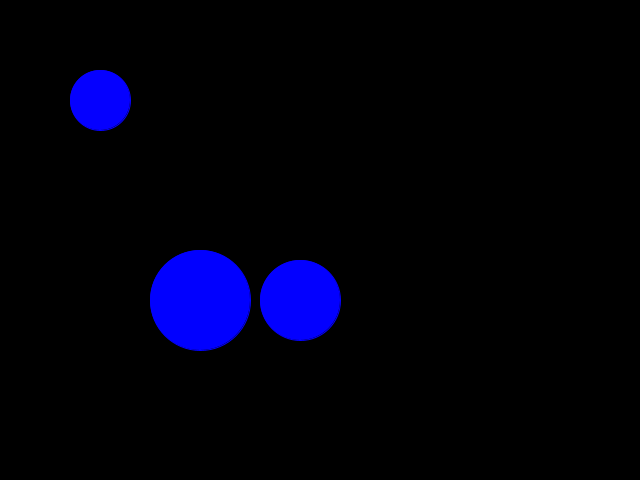
Frame 1 (no input)
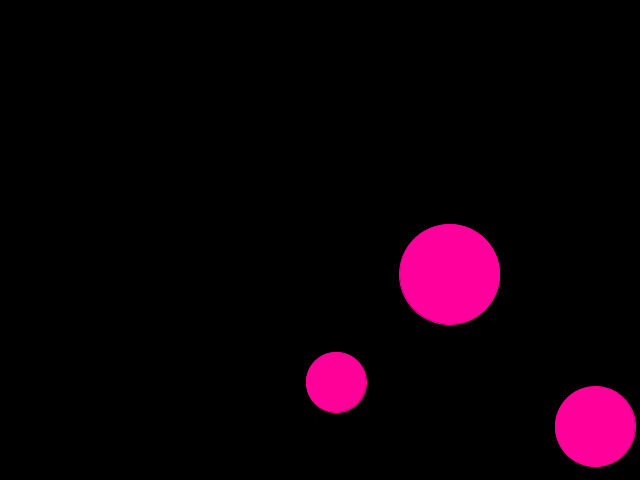
Frame 60 (the mouse pressed at the canvas centre just before this capture)
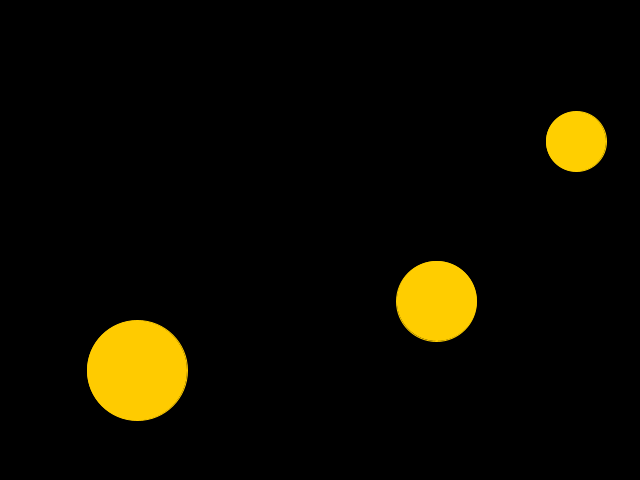
Frame 120 (the mouse held since frame 60 and released just before this capture)

The Processing sketch that drew these frames (run headless with seeded random() and noise(); from frame 60 on, the mouse is pressed at the canvas centre):

// Processing sketch: gravity_and_balls
// ── gravity_and_balls.pde
float g = 2.1;
float e = 1.0;

int col = 0;

boolean isVertical = true;
boolean isZerogravity = false;
boolean isBallline = false;
boolean isColored = true;

float[][] parameters = {
  {50,200,300,10,-10},
  {40,300,300,5,1},
  {30,100,100,4,-2},
};

int num_of_balls = parameters.length;
Ball[] balls = new Ball[num_of_balls];



class Ball {
  float radius;
  float x;
  float y;
  float vx;
  float vy;
  
  Ball(float[] args) {
    this.radius = args[0];
    this.x = args[1];
    this.y = args[2];
    this.vx = args[3];
    this.vy = args[4];
  }
  
  void display() {
    if(radius == 0) {
      strokeWeight(8);
      point(x,y);
      strokeWeight(1);
    }else{
      if(isColored) {
        fill(rainbow());
        stroke(rainbow());
        // なんてことだ！これではBalllineでないときグローバル変数colが2倍速で増えてしまう！
        // これだからグローバル変数はバグの温床なんだ
      }
      ellipse(x,y,radius*2,radius*2);
    }
  }
  
  void move() {
    x = x+vx;
    y = y+vy;
    
    if(!isZerogravity) {
      if(isVertical) {
        vy = vy+g;
      }
      else {
        vx = vx+g;
      }
    }
  }
  
  void edges() {
    //left edge
    if(vx<0&&x-radius<0) {
      vx = -vx*e+g;
    }
    
    //right edge
    if(vx>0&&x+radius>width) {
      vx = -vx*e+g;
    }
    
    //top edge
    if(vy<0&&y-radius<0) {
      vy = -vy*e+g;
    }
    
    //under edge
    if(vy>0&&y+radius>height) {
      vy = -vy*e+g;
    }
  }
}

void ballFactory() {
  for(int i=0; i<num_of_balls; i++) {
    balls[i] = new Ball(parameters[i]);
  }
}

void allProcesses() {
  for(int i=0; i<num_of_balls; i++) {
    if(!isBallline) {balls[i].display();}
    balls[i].move();
    balls[i].edges();
  }
}

color rainbow() {
  float r, g, b;
  col=col+1;
  int val=col%256;
  col=col%(256*6);
  if(col < 256*1) {
    r=val; g=0; b=255; 
  } else if(col < 256 * 2) {
    r=255; g=0; b=255-val;
  } else if(col < 256 * 3) {
    r=255; g=val; b=0;
  } else if(col < 256 * 4) {
    r=255-val; g=255; b=0;
  } else if(col < 256 * 5) {
    r=0; g=255; b=val;
  } else {
    r=0; g=255-val; b=255;
  }
  return color(r, g, b);
}

void ballline() {
  if(isColored) {
    stroke(rainbow());
  }
  
  for(int i=0; i<num_of_balls-1; i++) {
    line(balls[i].x,balls[i].y,balls[i+1].x,balls[i+1].y);
  }
  line(balls[num_of_balls-1].x,balls[num_of_balls-1].y,balls[0].x,balls[0].y);
}

void keyPressed() {
  if(key=='w') {
    isVertical = true;
    g = -abs(g);
  }
  if(key=='a') {
    isVertical = false;
    g = -abs(g);
  }
  if(key=='s') {
    isVertical = true;
    g = abs(g);
  }
  if(key=='d') {
    isVertical = false;
    g = abs(g);
  }
  if(key=='z') {
    isZerogravity = !isZerogravity;
  }
  if(key=='r') {
    background(0);
    col = 0;
    
    ballFactory();
    if(isBallline) {
      for(int i=0; i<num_of_balls; i++) {
        balls[i].radius = 0;
      }
    }
  }
  if(key=='c') {
    stroke(255);

    isColored = !isColored;
    fill(255);
  }
  if(key=='p') {
    save("a.png");
  }
  if(key=='l') {
    if(!isBallline) {
      isZerogravity = true;
      for(int i=0; i<num_of_balls; i++) {
        balls[i].radius = 0;
      }
    }else{
      isZerogravity = false;
      for(int i=0; i<num_of_balls; i++) {
        balls[i].radius = parameters[i][0];
      }
    }
        
    isBallline = !isBallline;
    background(0);
  }
}



void setup() {
  size(640,480);
  frameRate(30); 
  background(0);
  stroke(255);
  
  ballFactory();
  if(isBallline) {
    //isZerogravity = !isZerogravity;
    for(int i=0; i<num_of_balls; i++) {
      balls[i].radius = 0;
    }
  }
}

void draw() {
  if(isBallline) {ballline();}
  
  if(!isBallline) {background(0);}
  allProcesses();
}
